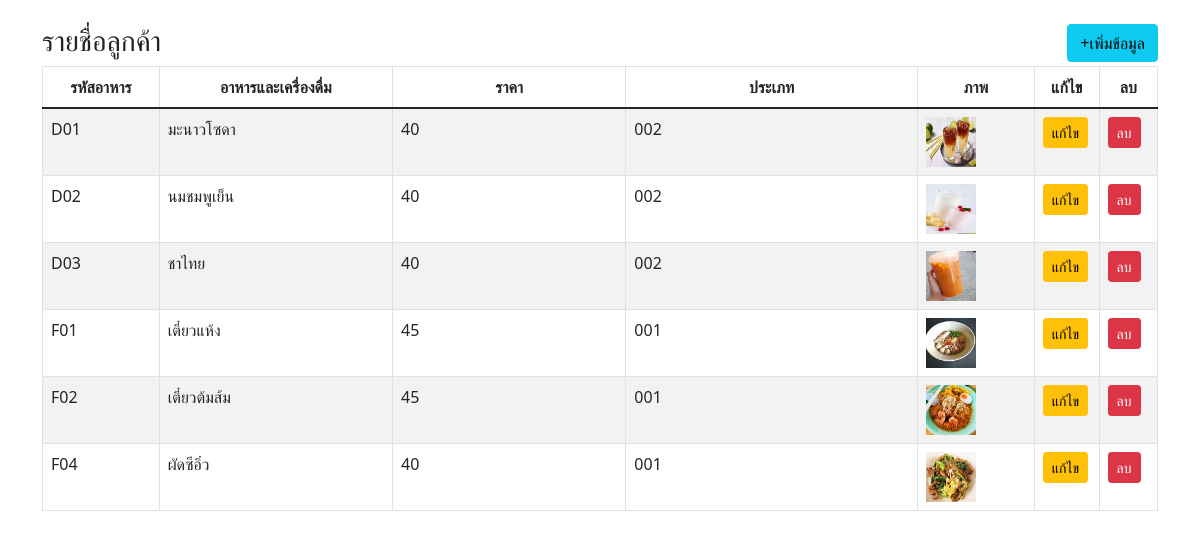
The page / on the database its author committed.
### tables this page shows
CREATE TABLE `food_drink` (
  `F_D_ID` char(6) NOT NULL,
  `F_Name` varchar(30) NOT NULL,
  `F_price` int(4) NOT NULL,
  `menu_ID` char(6) NOT NULL,
  `Image` varchar(255) NOT NULL
);

CREATE TABLE `menu` (
  `menu_ID` char(6) NOT NULL,
  `menu_Name` varchar(30) NOT NULL
);

### index.php (the view, shortened to what this page needs)
<!DOCTYPE html>
<html lang="en">
    <head>
        <link href="https://cdn.jsdelivr.net/npm/bootstrap@5.1.1/dist/css/bootstrap.min.css" rel="stylesheet">
        <link rel="stylesheet" type="text/css" href="https://cdn.datatables.net/1.13.4/css/jquery.dataTables.css">
        <link rel="stylesheet" href="style.css">
    </head>
    <body>
        <div class="container">
            <div class="row">
                <div class="col-md-12"> <br>
                    <h3>รายชื่อลูกค้า <a href="addFood_dropdown.php" class="btn btn-info float-end">+เพิ่มข้อมูล</a> </h3>
                    <table class="table table-striped  table-hover table-responsive table-bordered">
                        <thead align="center">
                            <tr>
                                <th width="10%">รหัสอาหาร</th>
                                <th width="20%">อาหารและเครื่องดื่ม</th>
                                <th width="20%">ราคา</th>
                                <th width="25%">ประเภท</th>
                                <th width="10%">ภาพ</th>
                                <th width="5%">แก้ไข</th>
                                <th width="5%">ลบ</th>
                            </tr>
                        </thead>
                        <tbody>
                          <?php
                            require 'connect.php';
                            $sql =  "SELECT * FROM food_drink,menu WHERE food_drink.menu_ID = menu.menu_ID";
                            $stmt = $conn->prepare($sql);
                            $stmt->execute();
                            $result = $stmt->fetchAll();
                            foreach ($result as $r) { ?>
                            <tr>
                                <td><?= $r['F_D_ID'] ?></td>
                                <td><?= $r['F_Name'] ?></td>
                                <td><?= $r['F_price'] ?></td>
                                <td><?= $r['menu_ID'] ?></td>
                                <td><img src="./img/<?= $r['Image']; ?>" width="50px" height="50" alt="image" onclick="enlargeImg()" id="img1" ></td>
                                <td><a href="updatecustomerForm.php?F_D_ID=<?= $r['F_D_ID'] ?>" class="btn btn-warning btn-sm">แก้ไข</a></td>
                                <td><a href="deletecustomer.php?F_D_ID=<?= $r['F_D_ID'] ?>" class="btn btn-danger btn-sm" onclick="return confirm('ยืนยันการลบข้อมูล !!');">ลบ</a></td>
                            </tr>
                          <?php
                            $conn = null;}
                          ?>
                        </tbody>
                    </table>
                </div>
            </div>
        </div>
    </body>
</html>

### style.css (style rules this page uses)
img { transition: transform 0.25s ease; }

### rows shown on the page
food_drink: F_D_ID "D01", F_Name "มะนาวโซดา", F_price "40", menu_ID.menu_ID "002", Image (picture)
food_drink: F_D_ID "D02", F_Name "นมชมพูเย็น", F_price "40", menu_ID.menu_ID "002", Image (picture)
food_drink: F_D_ID "D03", F_Name "ชาไทย", F_price "40", menu_ID.menu_ID "002", Image (picture)
food_drink: F_D_ID "F01", F_Name "เตี๋ยวแห้ง", F_price "45", menu_ID.menu_ID "001", Image (picture)
food_drink: F_D_ID "F02", F_Name "เตี๋ยวต้มส้ม", F_price "45", menu_ID.menu_ID "001", Image (picture)
food_drink: F_D_ID "F04", F_Name "ผัดซีอิ๋ว", F_price "40", menu_ID.menu_ID "001", Image (picture)
